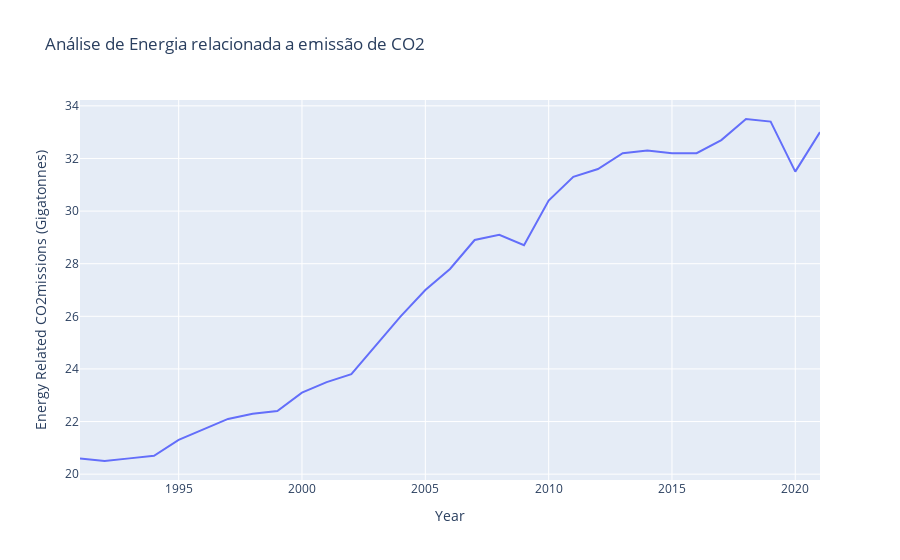

The code cell stored with this chart in its notebook:
### Markdown cell above
## Analise grafica Energy Related CO2 emissions

### Code cell
fig = px.line(dados, x="Year", y="Energy Related CO2missions (Gigatonnes)", title="Análise de Energia relacionada a emissão de CO2")

fig

### Figure 1 — Plotly figure (JSON) as saved in the notebook; plotly's stock layout.template omitted (floating-point values rounded to 4 significant figures)
{"data": [{"hovertemplate": "Year=%{x}<br>Energy Related CO2missions (Gigatonnes)=%{y}<extra></extra>", "legendgroup": "", "line": {"color": "#636efa", "dash": "solid"}, "marker": {"symbol": "circle"}, "mode": "lines", "name": "", "orientation": "v", "showlegend": false, "type": "scatter", "x": ["1991-01-01T00:00:00", "1992-01-01T00:00:00", "1993-01-01T00:00:00", "1994-01-01T00:00:00", "1995-01-01T00:00:00", "1996-01-01T00:00:00", "1997-01-01T00:00:00", "1998-01-01T00:00:00", "1999-01-01T00:00:00", "2000-01-01T00:00:00", "2001-01-01T00:00:00", "2002-01-01T00:00:00", "2003-01-01T00:00:00", "2004-01-01T00:00:00", "2005-01-01T00:00:00", "2006-01-01T00:00:00", "2007-01-01T00:00:00", "2008-01-01T00:00:00", "2009-01-01T00:00:00", "2010-01-01T00:00:00", "2011-01-01T00:00:00", "2012-01-01T00:00:00", "2013-01-01T00:00:00", "2014-01-01T00:00:00", "2015-01-01T00:00:00", "2016-01-01T00:00:00", "2017-01-01T00:00:00", "2018-01-01T00:00:00", "2019-01-01T00:00:00", "2020-01-01T00:00:00", "2021-01-01T00:00:00"], "xaxis": "x", "y": [20.6, 20.5, 20.6, 20.7, 21.3, 21.7, 22.1, 22.3, 22.4, 23.1, 23.5, 23.8, 24.9, 26, 27, 27.8, 28.9, 29.1, 28.7, 30.4, 31.3, 31.6, 32.2, 32.3, 32.2, 32.2, 32.7, 33.5, 33.4, 31.5, 33], "yaxis": "y"}], "layout": {"legend": {"tracegroupgap": 0}, "title": {"text": "Análise de Energia relacionada a emissão de CO2"}, "xaxis": {"anchor": "y", "domain": [0, 1], "title": {"text": "Year"}}, "yaxis": {"anchor": "x", "domain": [0, 1], "title": {"text": "Energy Related CO2missions (Gigatonnes)"}}}}
